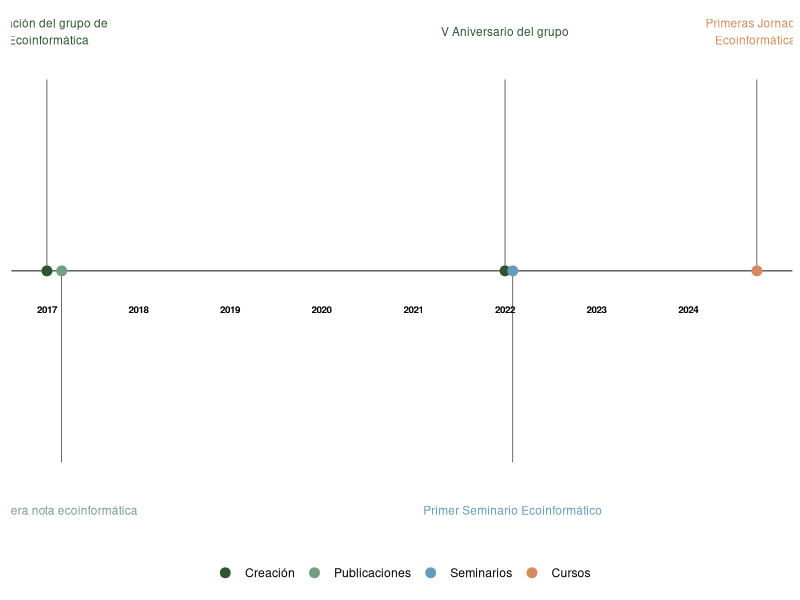
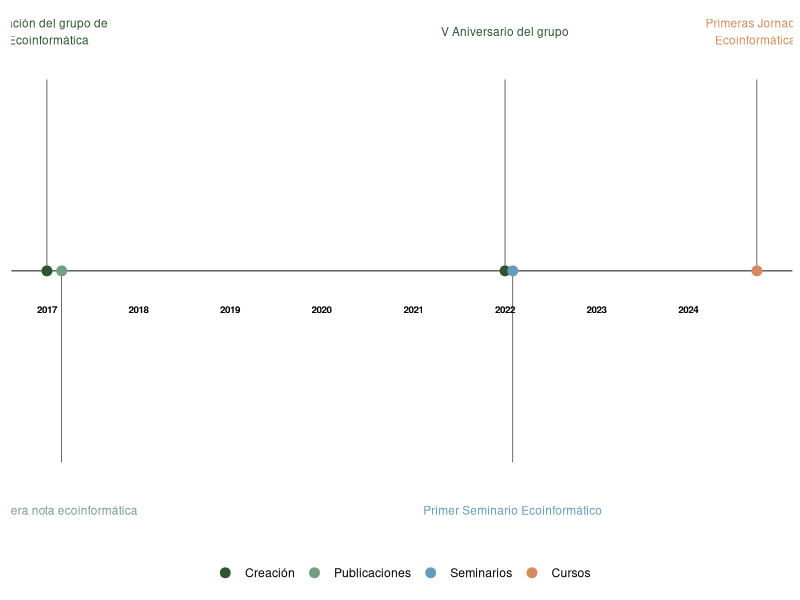

Recreate these plots in R, in order.
####codigo linea de hitos####
library(ggplot2)
library(scales)
library(lubridate)
library(readxl)

df <- read_xlsx("input_hitos.xlsx")

df$date <- with(df, ymd(sprintf('%04d%02d%02d', year, month, 1)))
df <- df[with(df, order(date)), ]
head(df)

type_levels <- unique(df$type)
type_colors <- c("#2C5530", "#739E82", "#669BBC", "#D38B5D")
#99621E en caso de que tengamos otra categoria usamos este color :)

df$type <- factor(df$type, levels=type_levels, ordered=TRUE)


positions <- c(.02, -0.02, 0.02, -0.02, 0.02, -0.02)
directions <- c(1, -1)

line_pos <- data.frame(
  "date"=unique(df$date),
  "position"=rep(positions, length.out=length(unique(df$date))),
  "direction"=rep(directions, length.out=length(unique(df$date)))
)

df <- merge(x=df, y=line_pos, by="date", all = TRUE)
df <- df[with(df, order(date, type)), ]

head(df)


text_offset <- 0.005

df$month_count <- ave(df$date==df$date, df$date, FUN=cumsum)
df$text_position <- (df$month_count * text_offset * df$direction) + df$position
head(df)


month_buffer <- 2

month_date_range <- seq(min(df$date) - months(month_buffer), max(df$date) + months(month_buffer), by='month')
month_format <- format(month_date_range, '%b')
month_df <- data.frame(month_date_range, month_format)


year_date_range <- seq(min(df$date) - months(month_buffer), max(df$date) + months(month_buffer), by='year')
year_date_range <- as.Date(
  intersect(
    ceiling_date(year_date_range, unit="year"),
    floor_date(year_date_range, unit="year")
  ),  origin = "1970-01-01"
)
year_format <- format(year_date_range, '%Y')
year_df <- data.frame(year_date_range, year_format)


#### PLOT ####

timeline_plot<-ggplot(df,aes(x=date,y=0, col=type))
timeline_plot<-timeline_plot+labs(col="Milestones")
timeline_plot<-timeline_plot+scale_color_manual(values=type_colors, labels=type_levels, drop = FALSE)
timeline_plot<-timeline_plot+theme_classic()


# Plot horizontal black line for timeline
timeline_plot<-timeline_plot+geom_hline(yintercept=0, 
                                        color = "black", size=0.3)

# Plot vertical segment lines for milestones
timeline_plot<-timeline_plot+geom_segment(data=df[df$month_count == 1,], 
                                          aes(y=position,yend=0,xend=date), 
                                          color='black', size=0.2)

# Plot scatter points at zero and date
timeline_plot<-timeline_plot+geom_point(aes(y=0), size=3)

# Don't show axes, appropriately position legend
timeline_plot<-timeline_plot+theme(axis.line.y=element_blank(),
                                   axis.text.y=element_blank(),
                                   axis.title.x=element_blank(),
                                   axis.title.y=element_blank(),
                                   axis.ticks.y=element_blank(),
                                   axis.text.x =element_blank(),
                                   axis.ticks.x =element_blank(),
                                   axis.line.x =element_blank(),
                                   legend.position = "bottom"
)

# Show text for each month
#timeline_plot<-timeline_plot+geom_text(data=month_df, aes(x=month_date_range,y=-0.1,label=month_format),size=2.5,vjust=0.5, color='black', angle=90)
# Show year text
timeline_plot<-timeline_plot+geom_text(data=year_df, 
                                       aes(x=year_date_range,y=-0.004,
                                           label=year_format, fontface="bold"),
                                       size=2.5, color='black')
# Show text for each milestone
library(stringr)

l <- c("Creación del grupo de\n Ecoinformática",
              "Primera nota ecoinformática", 
              "V Aniversario del grupo", 
              "Primer Seminario Ecoinformático", 
              "Primeras Jornadas\n Ecoinformáticas")

timeline_plot1<-timeline_plot+geom_text(aes(y=text_position,
                                           label= l),size=3)+
  theme(legend.title = element_blank())
  
print(timeline_plot1)

ggsave("plot_hitos.jpg", timeline_plot1, dpi = 300, units = "cm", 
       width = 33, height =8.9, limitsize = F)
